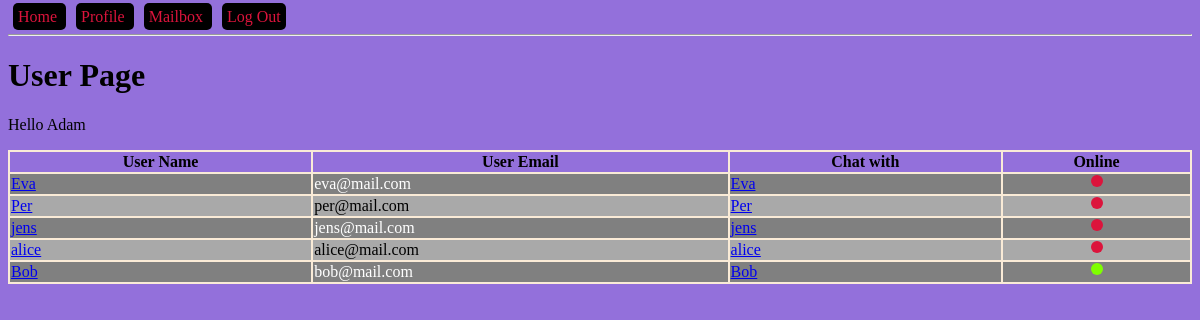
/profile (signed in), run on an earlier commit of the app's database.
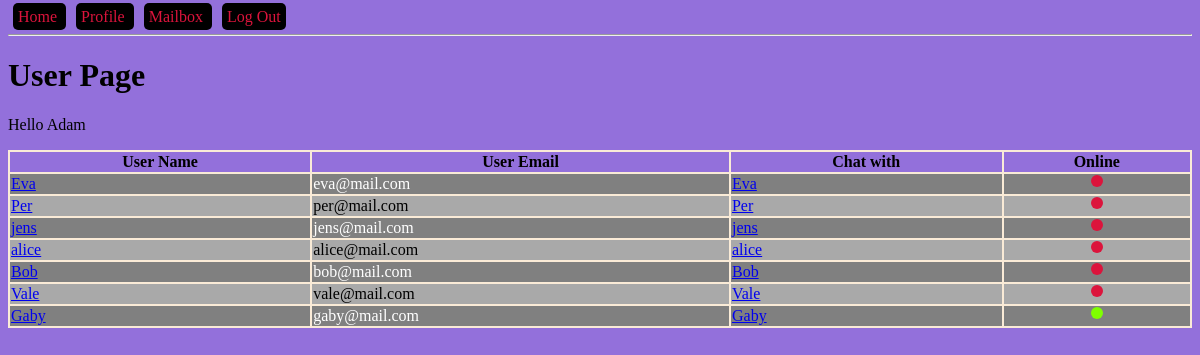
And on a later commit of the database.
### models.py (models this page shows, shortened)
class User(db.Model):
    id = db.Column(db.Integer, primary_key=True, autoincrement=True)
    name = db.Column(db.String(150))
    email = db.Column(db.String(150), unique=True)
    password = db.Column(db.String(100))
    public_rsa = db.Column(db.Text)
    admin = db.Column(db.BOOLEAN, default=False)
    online = db.Column(db.BOOLEAN, default=False)
    sent_messages = db.relationship('Message', backref='sender', lazy=True)
    recv_messages = db.relationship('Message', secondary=message_recv, lazy='subquery',
                                    backref=db.backref('receivers', lazy=True))

### blueprints/user/__init__.py (the view)
@bp_user.get('/profile')
@login_required
def user_get():
    users = get_all_but_current_user()
    return render_template("user.html", users=users)

### app.py (called while the page is built)
def create_app():
    app = Flask(__name__)
    app.config['SECRET_KEY'] = '123secret'
    app.config['SQLALCHEMY_TRACK_MODIFICATIONS'] = False
    app.config['SQLALCHEMY_DATABASE_URI'] = 'sqlite:///db.sqlite'
    db.init_app(app)
    login_manager = LoginManager()
    login_manager.init_app(app)
    @login_manager.user_loader
    def load_user(user_id):
        from models import User
        return User.query.filter_by(id=user_id).first()
    from blueprints.open import bp_open
    app.register_blueprint(bp_open)
    from blueprints.user import bp_user
    app.register_blueprint(bp_user)
    from blueprints.api import bp_api
    app.register_blueprint(bp_api, url_prefix='/api/v1.0')
    from blueprints.admin import bp_admin
    app.register_blueprint(bp_admin)
    from blueprints.ajax import bp_ajax
    app.register_blueprint(bp_ajax)
    return app

### controllers/user_controller.py (called while the page is built)
def get_all_but_current_user():
    from models import User
    user = current_user
    return User.query.filter(User.id != user.id).all()

### templates/user.html (shortened to what this page needs)
{% extends "base-template.html" %}
{% block content %}
    <h1 id="main-heading">User Page</h1>
    <p>Hello {{ current_user.name }}</p>
    <table>
        <tr>
            <th>User Name</th>
            <th>User Email</th>
            <th>Chat with</th>
            <th>Online</th>
        </tr>
        {% for user in users %}
            <tr>
                <td><a href="{{ url_for('bp_user.message_get', user_id=user.id) }}">{{ user.name }}</a></td>
                <td>{{ user.email }}</td>
                <td><a href="{{ url_for('bp_user.chat_get', user_id=user.id) }}">{{ user.name }}</a></td>
                <td class="center-content">
                    {% if user.online %}
                        <div class="circle online"></div>
                    {% else %}
                        <div class="circle offline"></div>
                    {% endif %}
                </td>
            </tr>
        {% endfor %}
    </table>
{% endblock %}

What changed in the data, as far as the page shows it:
changed User "Bob": online True → False (drawn)
added User: name "Vale", email "vale@mail.com", online False (drawn)
added User: name "Gaby", email "gaby@mail.com", online True (drawn)
